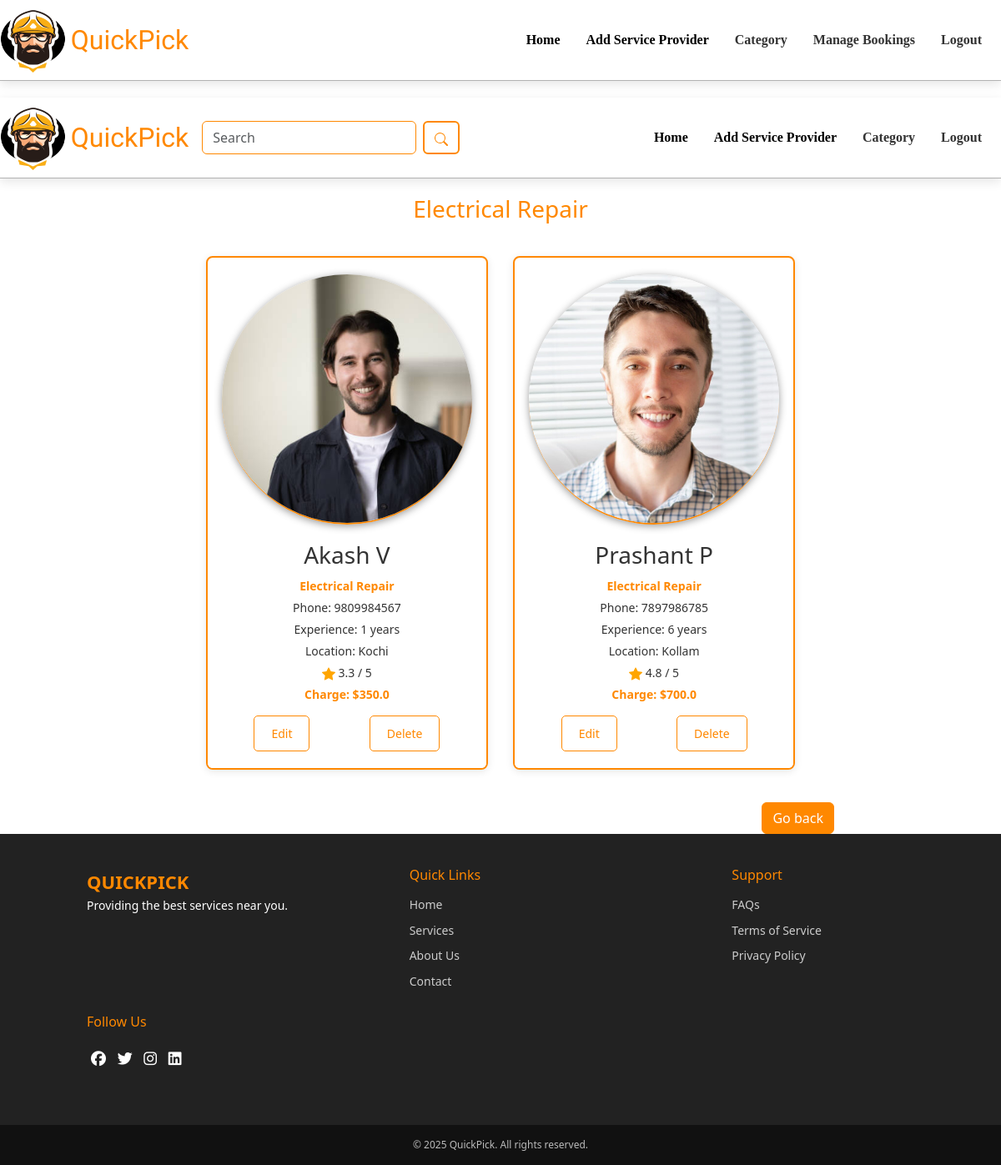
The page /view_service/2/ on the database as committed earlier.
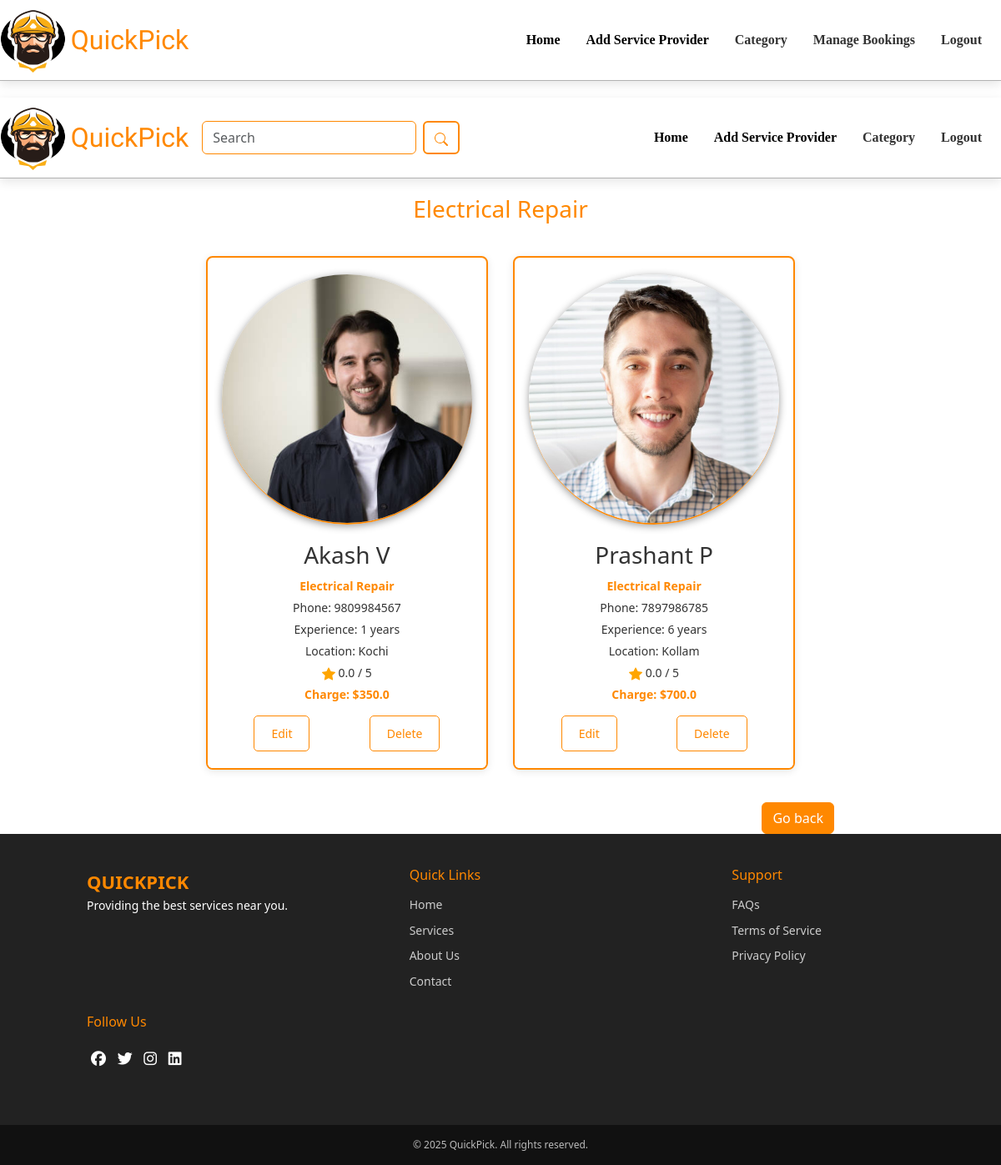
The same page on the database as committed later.
### app/models.py (models this page shows, shortened)
class ServiceProvider(models.Model):
    category = models.ForeignKey(Category, on_delete=models.CASCADE)
    profile = models.FileField()
    name = models.TextField()
    phone = models.IntegerField(unique=True)
    experience = models.IntegerField()
    availability = models.BooleanField(default=True)
    rating = models.FloatField(default=0.0)
    location = models.TextField()
    des = models.TextField()
    charge = models.FloatField()
    working_hours = models.TextField()

class Category(models.Model):
    category = models.TextField()
    img = models.FileField()

### app/views.py (the view)
# urls.py: path('view_service/<cid>/', views.view_service),
def view_service(request, cid):
    category = Category.objects.get(id=cid)
    service_providers = ServiceProvider.objects.filter(category=category)
    return render(request, 'admin/view_products.html', {
        'category': category,
        'service_providers': service_providers,
    })

### templates/admin/view_products.html (shortened to what the changed rows need)
<!DOCTYPE html>
<html lang="en">
<head>
    {% load static %}
    <link rel="stylesheet" href="{% static 'css/home_style.css' %}">
    <link rel="stylesheet" href="{% static 'css/footer.css' %}">
    <link href="https://cdn.jsdelivr.net/npm/bootstrap@5.3.3/dist/css/bootstrap.min.css" rel="stylesheet">
    <link rel="stylesheet" href="https://cdnjs.cloudflare.com/ajax/libs/font-awesome/6.5.1/css/all.min.css">
</head>
<body>
    <div class="container">
        {% if service_providers %}
        {% for provider in service_providers %}
        <div class="provider-card">
            <img src="{{ provider.profile.url }}" alt="{{ provider.name }}">
            <div class="provider-card-content">
                <h3>{{ provider.name }}</h3>
                <p class="category">{{ provider.category.category }}</p>
                <p>Phone: {{ provider.phone }}</p>
                <p>Experience: {{ provider.experience }} years</p>
                <p>Location: {{ provider.location }}</p>
                <p> {{ provider.rating }} / 5</p>
                <p class="charge">Charge: ${{ provider.charge }}</p>
                <div class="btn-container">
                    <a href="../../edit_pro/{{provider.id}}" class="btn">Edit</a>
                    <a href="../../delete_pro/{{provider.id}}" class="btn">Delete</a>
                </div>
            </div>
        </div>
        {% endfor %}
        {% else %}
        <p style="text-align: center; width: 100%; font-size: 18px;">No providers available at the moment.</p>
        {% endif %}
    </div>
</body>
</html>

Rows that differ between the two databases and show on the page:
changed ServiceProvider "Akash V": rating "3.3" → "0.0"
changed ServiceProvider "Prashant P": rating "4.8" → "0.0"
